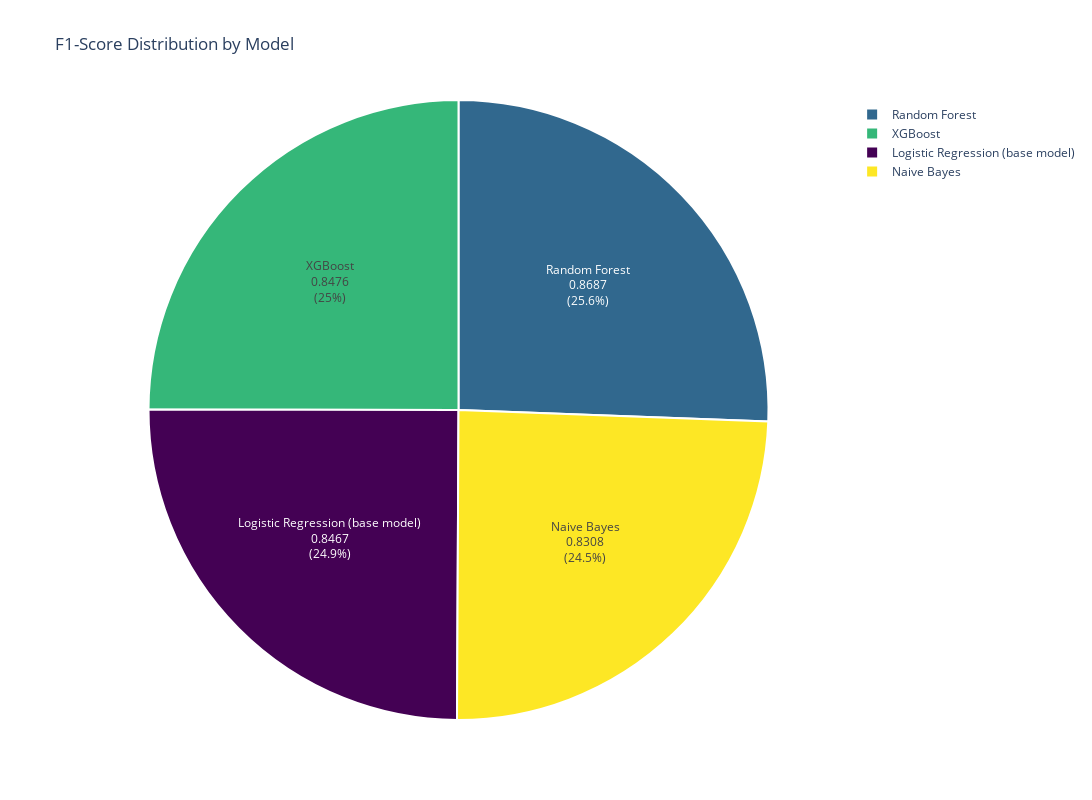

Notebook code cell kept with this figure:
### Code cell
# Plot 2. F1-Score comparison (interactive pie chart)
viridis_colors = pc.sample_colorscale('Viridis', [i / (len(results_df)-1) for i in range(len(results_df))])

fig_pie = go.Figure(go.Pie(
    labels=results_df.index,
    values=results_df['f1_score'],
    textinfo='label+percent+value',
    texttemplate='%{label}<br>%{value:.4f}<br>(%{percent})',
    marker=dict(colors=viridis_colors, line=dict(color='white', width=2))
))

fig_pie.update_layout(
    title='F1-Score Distribution by Model',
    height=800,
    width=1100
)

fig_pie.show()

### Figure 1 — Plotly figure (JSON) as saved in the notebook; plotly's stock layout.template omitted (floating-point values rounded to 4 significant figures)
{"data": [{"labels": ["Logistic Regression (base model)", "Random Forest", "XGBoost", "Naive Bayes"], "marker": {"colors": ["rgb(68, 1, 84)", "rgb(49, 104, 142)", "rgb(53, 183, 121)", "rgb(253, 231, 37)"], "line": {"color": "white", "width": 2}}, "textinfo": "label+percent+value", "texttemplate": "%{label}<br>%{value:.4f}<br>(%{percent})", "type": "pie", "values": [0.8467, 0.8687, 0.8476, 0.8308]}], "layout": {"height": 800, "title": {"text": "F1-Score Distribution by Model"}, "width": 1100}}
